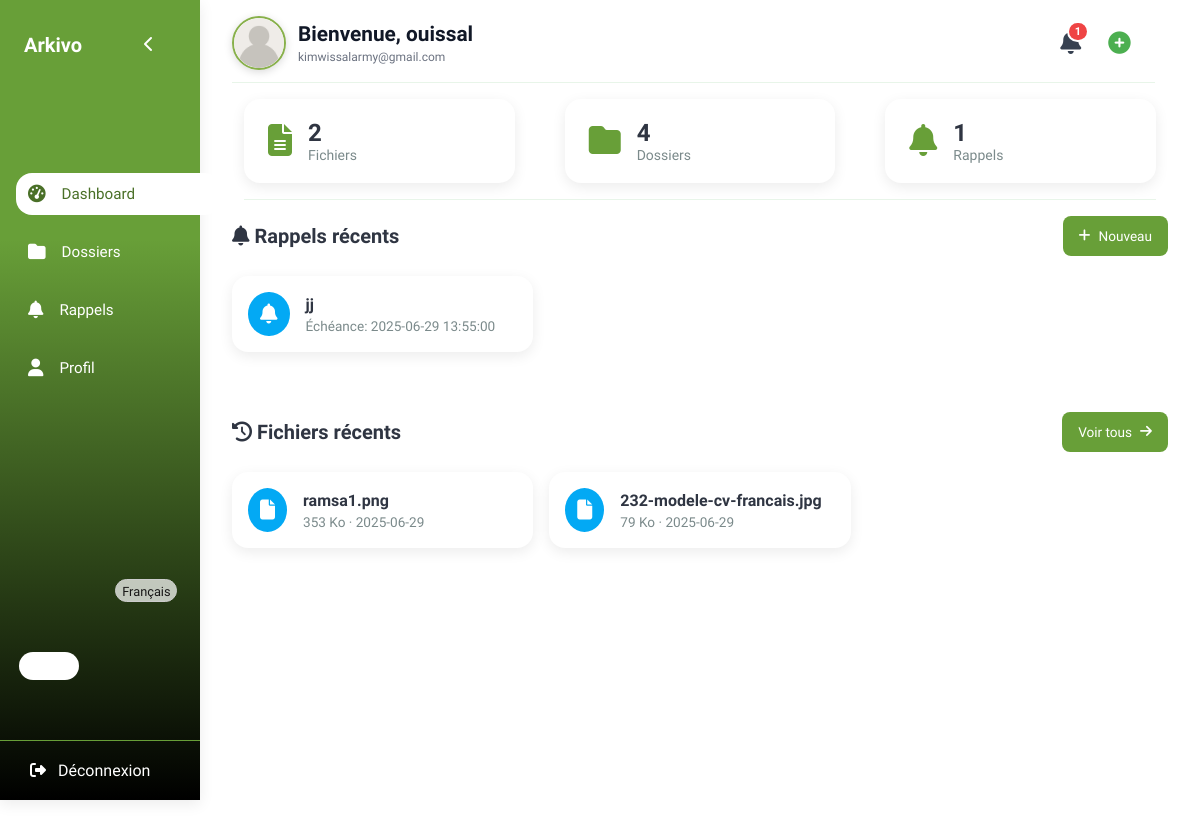
/dashboard (signed in), run on the app's committed database.
### tables this page shows
CREATE TABLE reminders (
        id INTEGER PRIMARY KEY AUTOINCREMENT,
        title TEXT NOT NULL,
        description TEXT DEFAULT '',
        due_date TEXT NOT NULL,
        is_paid BOOLEAN DEFAULT 0,
        file_id INTEGER,
        user_id INTEGER NOT NULL,
        created_at TEXT DEFAULT (datetime('now')),
        updated_at TEXT DEFAULT (datetime('now')),
        email_sent INTEGER DEFAULT 0,
        FOREIGN KEY (file_id) REFERENCES files(id) ON DELETE SET NULL,
        FOREIGN KEY (user_id) REFERENCES users(id) ON DELETE CASCADE
    );

CREATE TABLE files (
        id INTEGER PRIMARY KEY AUTOINCREMENT,
        name TEXT NOT NULL,
        path TEXT NOT NULL,
        size INTEGER NOT NULL,
        folder_id INTEGER,
        user_id INTEGER NOT NULL,
        category TEXT,
        created_at TIMESTAMP DEFAULT CURRENT_TIMESTAMP,
        FOREIGN KEY (folder_id) REFERENCES folders(id),
        FOREIGN KEY (user_id) REFERENCES users(id)
    );

### application.py (the view)
@app.route('/dashboard')
def dashboard():
    if 'user_id' not in session:
        return redirect(url_for('index'))
    db = get_db()
    user_id = session['user_id']
    recent_files = get_recent_files(user_id, limit=5)
    file_count = db.execute("SELECT COUNT(*) FROM files WHERE user_id = ?", (user_id,)).fetchone()[0]
    folder_count = db.execute("SELECT COUNT(*) FROM folders WHERE user_id = ?", (user_id,)).fetchone()[0]
    reminder_count = db.execute("SELECT COUNT(*) FROM reminders WHERE user_id = ?", (user_id,)).fetchone()[0]
    reminders = db.execute('''
        SELECT r.*, f.name AS file_name FROM reminders r
        LEFT JOIN files f ON r.file_id = f.id
        WHERE r.user_id = ?
        ORDER BY r.due_date ASC
        LIMIT 5
    ''', (user_id,)).fetchall()
    notifications = db.execute('''
        SELECT * FROM notifications
        WHERE user_id = ?
        ORDER BY id DESC
        LIMIT 10
    ''', (user_id,)).fetchall()
    notif_count = db.execute("SELECT COUNT(*) FROM notifications WHERE user_id = ?", (user_id,)).fetchone()[0]
    return render_template('dashboard.html',
                           file_count=file_count,
                           folder_count=folder_count,
                           reminder_count=reminder_count,
                           reminders=reminders,
                           notifications=notifications,
                           notif_count=notif_count,
                           recent_files=recent_files)

### application.py (called while the page is built, shortened)
def get_db():
    conn = sqlite3.connect('app.db')
    conn.row_factory = sqlite3.Row
    return conn

def get_recent_files(user_id=None, limit=5):
    conn = get_db()
    cursor = conn.cursor()
    if user_id:
        cursor.execute("""
            SELECT name, size, created_at
            FROM files
            WHERE user_id = ?
            ORDER BY created_at DESC
            LIMIT ?
        """, (user_id, limit))
    rows = cursor.fetchall()
    conn.close()
    recent_files = []
    for name, size, created_at in rows:
        recent_files.append({
            "name": name,
            "size": f"{round(size / 1024)} Ko",  # taille formatée en Ko
            "date": created_at.split(" ")[0]     # afficher seulement la date
        })
    return recent_files

@app.before_request
def load_profile_picture():
    user_id = session.get('user_id')
    if user_id and 'profile_pic' not in session:
        db = get_db()
        user = db.execute('SELECT profile_pic FROM users WHERE id = ?', (user_id,)).fetchone()
        if user and user['profile_pic']:
            session['profile_pic'] = url_for('static', filename=f'uploads/{user["profile_pic"]}')

### templates/dashboard.html (shortened to what this page needs)
<!DOCTYPE html>
<html lang="fr">
<head>
    <link rel="stylesheet" href="https://cdnjs.cloudflare.com/ajax/libs/font-awesome/6.5.0/css/all.min.css">
    <link rel="stylesheet" href="{{ url_for('static', filename='css/dashboard.css') }}" />
</head>
<body>
    <aside class="sidebar" id="sidebar">
        <div class="sidebar-header">
            <h1 class="logo notranslate">Arkivo</h1>
            <button class="toggle-btn" onclick="toggleSidebar()">
                <i class="fas fa-chevron-left" id="toggleIcon"></i>
            </button>
        </div>
        <nav class="sidebar-nav">
            <ul>
                <li><a href="{{ url_for('dashboard') }}" class="active"><i class="fas fa-tachometer-alt"></i> <span
                            class="link-text">Dashboard</span></a></li>
                <li><a href="{{ url_for('folders') }}"><i class="fas fa-folder"></i> <span
                            class="link-text">Dossiers</span></a></li>
                <li><a href="{{ url_for('reminders') }}"><i class="fas fa-bell"></i> <span
                            class="link-text">Rappels</span></a></li>
                <li><a href="{{ url_for('account') }}"><i class="fas fa-user"></i> <span
                            class="link-text">Profil</span></a></li>
            </ul>
        </nav>
        <div class="drakmodebtn">
            <input type="checkbox" title="Dark mode" id="checkMe" class="checkMe">
        </div>
       <div class="language-buttons">
        <select name="" id="selectLang" class="notranslate language-select"  onchange="changeLanguage(this)">
          <option value="fr" class="notranslate">Français</option>
        </select>
      </div>
        <div class="sidebar-footer">
            <a href="{{ url_for('logout') }}" class="logout-btn">
                <i class="fas fa-sign-out-alt"></i>
                <span class="logout-text">Déconnexion</span>
            </a>
        </div>
    </aside>
    <main class="dashboard-main" id="main">
        <section class="welcome-section fade-in">
            <div class="welcome-card">
                <div class="profile-info">
                    <div class="profile-pic">
                        <img src="{{ session.profile_pic or url_for('static', filename='img/default-profile.png') }}"
                            alt="Photo de profil" class="profile-image">
                    </div>
                    <div class="profile-text">
                        <h2>Bienvenue, {{ session.fullname }}</h2>
                        <p>{{ session.user_email }}</p>
                    </div>
                    <div class="notification-icon" title="Notifications" id="notifToggle" >
                        <i class="fas fa-bell"></i>
                        {% if notif_count > 0 %}
                        <span class="badge" id="notifCount">{{ notif_count }}</span>
                        {% endif %}
                    </div>
                </div>
                <div class="upload-icon" title="Importer un fichier" onclick="openUploadModal()">
                    <i class="fas fa-plus-circle"></i>
                </div>
            </div>
        </section>
        <section class="stats-section">
            <div class="stats-grid">
                <div class="stat-card">
                    <div class="stat-icon"><i class="fas fa-file-lines"></i></div>
                    <div class="stat-content">
                        <h3>{{ file_count }}</h3>
                        <p>Fichiers</p>
                    </div>
                </div>
                <div class="stat-card">
                    <div class="stat-icon"><i class="fas fa-folder"></i></div>
                    <div class="stat-content">
                        <h3>{{ folder_count }}</h3>
                        <p>Dossiers</p>
                    </div>
                </div>
                <div class="stat-card">
                    <div class="stat-icon"><i class="fas fa-bell"></i></div>
                    <div class="stat-content">
                        <h3>{{ reminder_count }}</h3>
                        <p>Rappels</p>
                    </div>
                </div>
            </div>
        </section>
        <section class="dashboard-section">
            <div class="section-header">
                <h2><i class="fas fa-bell"></i> Rappels récents</h2>
                <a href="{{ url_for('reminders') }}?show_modal=true" class="btn-small">
                    <i class="fas fa-plus"></i> Nouveau
                </a>
            </div>
            <div class="reminders-grid">
                {% if reminders %}
                {% for reminder in reminders %}
                <div class="reminder-card">
                    <div class="reminder-icon">
                        <i class="fas fa-bell"></i>
                    </div>
                    <div class="reminder-content">
                        <h3>{{ reminder.title }}</h3>
                        <p class="reminder-due">Échéance: {{ reminder.due_date }}</p>
                    </div>
                </div>
                {% endfor %}
                {% endif %}
            </div>
        </section>
        <section class="dashboard-section">
            <div class="section-header">
                <h2><i class="fas fa-clock-rotate-left"></i> Fichiers récents</h2>
                <a href="{{ url_for('folders') }}" class="btn-small">
                    Voir tous <i class="fas fa-arrow-right"></i>
                </a>
            </div>
            <div class="files-grid">
                {% if recent_files %}
                {% for file in recent_files %}
                <div class="file-card">
                    <div class="file-icon"><i class="fas fa-file"></i></div>
                    <div class="file-info">
                        <h3>{{ file.name }}</h3>
                        <p>{{ file.size }} · {{ file.date }}</p>
                    </div>
                </div>
                {% endfor %}
                {% endif %}
            </div>
        </section>
    </main>
</body>
</html>

### templates/dashboard.html (style rules this page uses)
button { padding: 8px 12px; margin: 10px; cursor: pointer; }
.language-buttons { position: absolute; left: 25%; top: 2%; }
body { top: 0px !important; position: static !important; }

### data on the page
reminders: title "jj", due_date "2025-06-29 13:55:00"
files: name "ramsa1.png", size "353 Ko", date "2025-06-29"
files: name "232-modele-cv-francais.jpg", size "79 Ko", date "2025-06-29"

### other printed values
{{ session.fullname }} "ouissal"
{{ session.user_email }} "kimwissalarmy@gmail.com"
{{ notif_count }} "1"
{{ file_count }} "2"
{{ folder_count }} "4"
{{ reminder_count }} "1"
